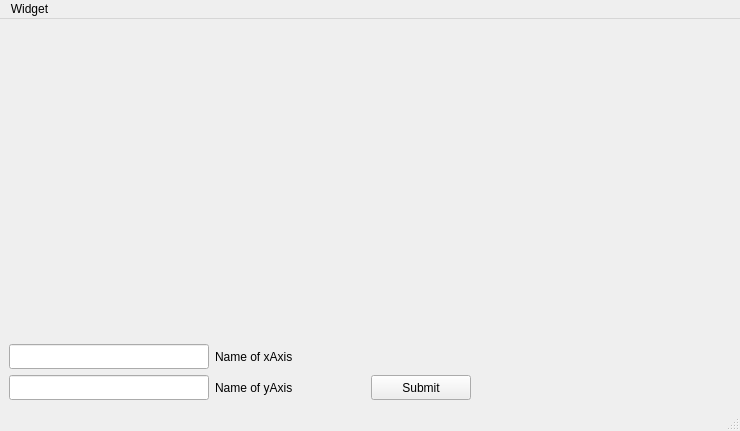
<?xml version="1.0" encoding="UTF-8"?>
<ui version="4.0">
 <class>Plotting</class>
 <widget class="QMainWindow" name="Plotting">
  <property name="geometry">
   <rect>
    <x>0</x>
    <y>0</y>
    <width>740</width>
    <height>431</height>
   </rect>
  </property>
  <property name="windowTitle">
   <string>Plotting</string>
  </property>
  <widget class="QWidget" name="centralwidget">
   <layout class="QGridLayout" name="gridLayout">
    <item row="3" column="0">
     <widget class="QLineEdit" name="textbox1">
      <property name="enabled">
       <bool>true</bool>
      </property>
      <property name="maximumSize">
       <size>
        <width>200</width>
        <height>25</height>
       </size>
      </property>
     </widget>
    </item>
    <item row="0" column="0" colspan="4">
     <widget class="QCustomPlot" name="plot" native="true">
      <property name="layoutDirection">
       <enum>Qt::LeftToRight</enum>
      </property>
      <property name="autoFillBackground">
       <bool>false</bool>
      </property>
     </widget>
    </item>
    <item row="5" column="1">
     <widget class="QLabel" name="label_2">
      <property name="text">
       <string>Name of yAxis</string>
      </property>
     </widget>
    </item>
    <item row="3" column="1">
     <widget class="QLabel" name="label">
      <property name="maximumSize">
       <size>
        <width>150</width>
        <height>25</height>
       </size>
      </property>
      <property name="text">
       <string>Name of xAxis</string>
      </property>
     </widget>
    </item>
    <item row="5" column="0">
     <widget class="QLineEdit" name="textbox2">
      <property name="maximumSize">
       <size>
        <width>200</width>
        <height>25</height>
       </size>
      </property>
     </widget>
    </item>
    <item row="5" column="2">
     <widget class="QPushButton" name="pushButton">
      <property name="maximumSize">
       <size>
        <width>100</width>
        <height>25</height>
       </size>
      </property>
      <property name="text">
       <string>Submit</string>
      </property>
     </widget>
    </item>
   </layout>
  </widget>
  <widget class="QMenuBar" name="menubar">
   <property name="geometry">
    <rect>
     <x>0</x>
     <y>0</y>
     <width>740</width>
     <height>17</height>
    </rect>
   </property>
   <widget class="QMenu" name="menuWidget">
    <property name="title">
     <string>Widget</string>
    </property>
   </widget>
   <addaction name="menuWidget"/>
  </widget>
  <widget class="QStatusBar" name="statusbar"/>
 </widget>
 <customwidgets>
  <customwidget>
   <class>QCustomPlot</class>
   <extends>QWidget</extends>
   <header>qcustomplot.h</header>
   <container>1</container>
  </customwidget>
 </customwidgets>
 <resources/>
 <connections/>
</ui>
